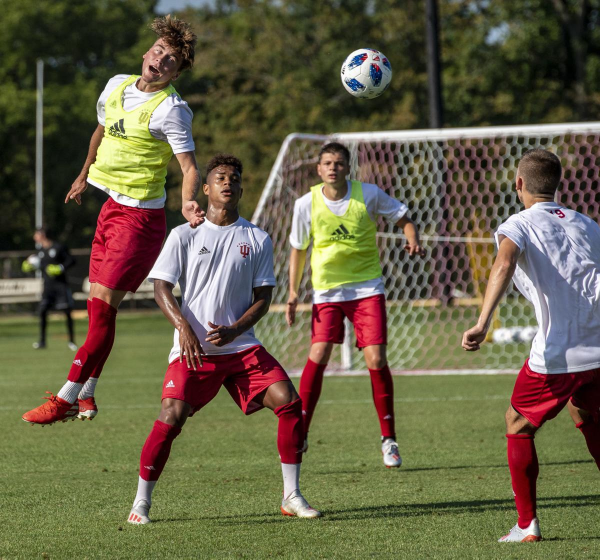
#> input picture Coding_Practice/Libraries/OpenCV/Detection/assets/soccer_practice.jpg, 1200 x 1119 px (shown at 1/2 size)
$ python segmentation.py
#> lines starting #> are read from the running program, lines starting #| are printed output that depends on the picture; after the words box and inside, x2 and y2 are one past the last pixel; in counts of white or black regions, pixels touching at a corner belong together
# Segmentation --> converts image to binary image from src
import numpy as np
import cv2

bw = cv2.imread('Detection/assets/soccer_practice.jpg', 0)
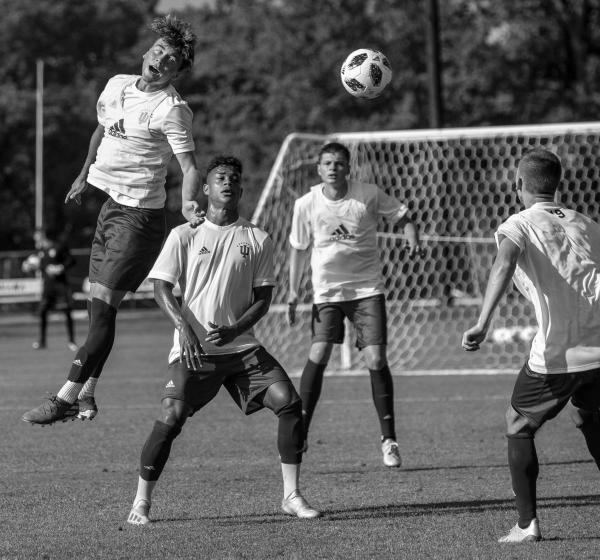
#> bw: shape (1119, 1200) (shown at 1/2 size); min 0, max 255, mean 95.1
bw = cv2.resize(bw, (0,0), fx=0.5,fy=0.5)
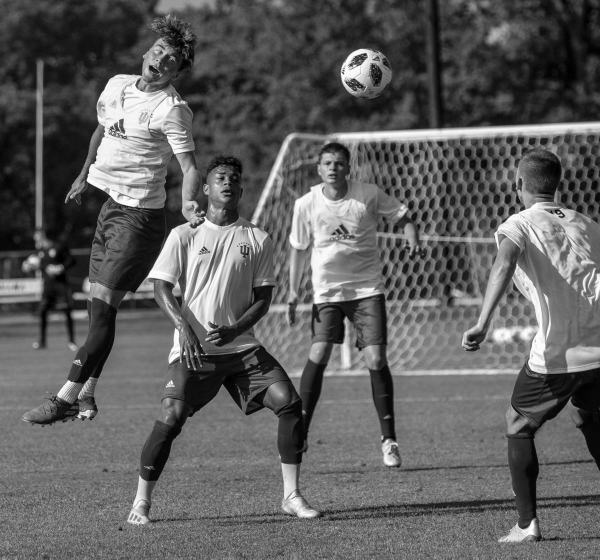
#> bw: shape (560, 600); min 0, max 255, mean 95.2
height, width = bw.shape[0:2]
#> height = 560; width = 600
cv2.imshow("Original BW", bw)

binary = np.zeros([height,width,1], 'uint8')

# set a threshold
threshold = 85

#slow
for row in range(0, height):
    for col in range(0, width):
        binary[row][col] = 255 if bw[row][col] > threshold else 0
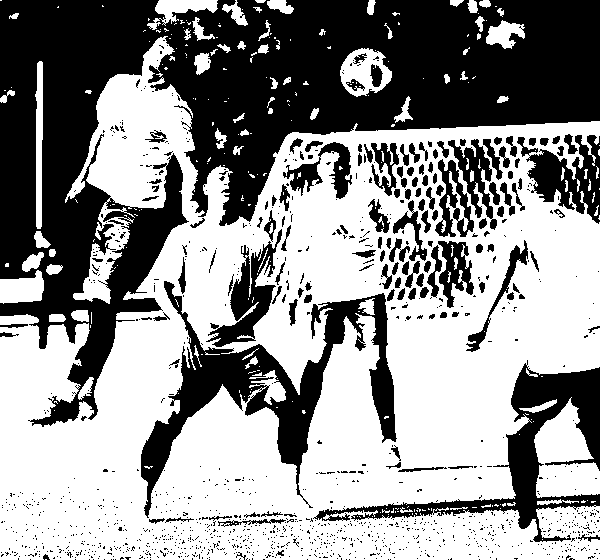
#> binary: shape (560, 600, 1); 57.2% white; 1271 black regions (1135 under 20 px), largest, box (x1, y1, x2, y2) and area: (0, 0, 600, 427) 95138, (141, 281, 397, 518) 14129, (313, 360, 600, 542) 9580
# cv2.imshow("Slow Binary", binary)

# cv2's version
ret, threshold = cv2.threshold(bw, threshold, 255,cv2.THRESH_BINARY)
#> ret = 85
cv2.imshow("thresh", threshold)


# ADAPTIVE THRESHOLD -- works best!!! segment out exactly what you need!
thresh_adapt = cv2.adaptiveThreshold(bw, 255, cv2.ADAPTIVE_THRESH_GAUSSIAN_C, cv2.THRESH_BINARY, 115, 1)
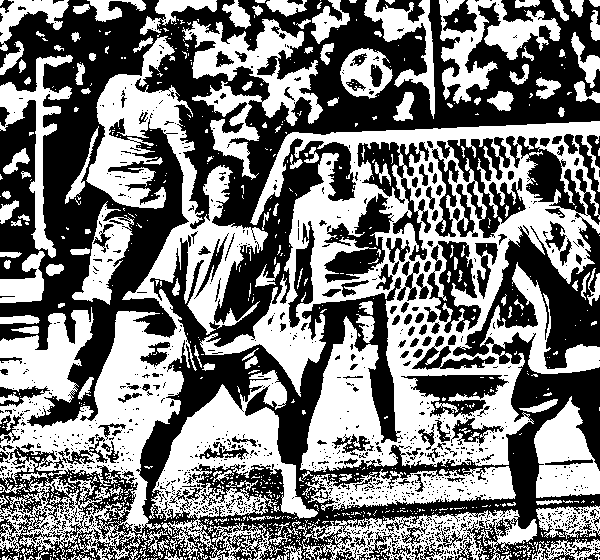
#> thresh_adapt: shape (560, 600); 48.4% white; 913 white regions (768 under 20 px), largest, box (x1, y1, x2, y2) and area: (200, 121, 600, 472) 53467, (0, 36, 268, 560) 39394, (149, 370, 318, 560) 12078
cv2.imshow("Adaptive", thresh_adapt)

cv2.waitKey(0)
cv2.destroyAllWindows()

$ run again, with Coding_Practice/Libraries/OpenCV/Detection/assets/stop_sign.jpg copied over Coding_Practice/Libraries/OpenCV/Detection/assets/soccer_practice.jpg
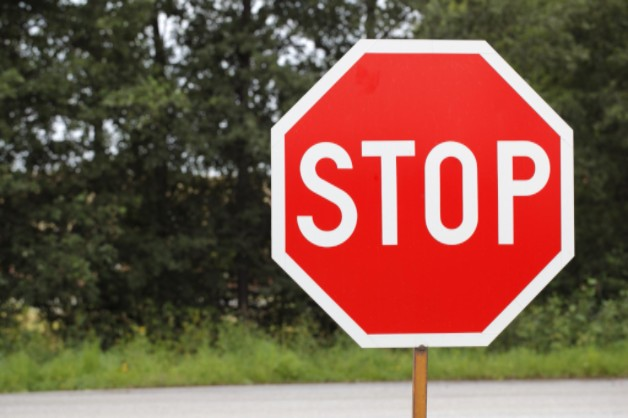
#> input picture Coding_Practice/Libraries/OpenCV/Detection/assets/stop_sign.jpg, 628 x 418 px
#> after the loop `for row in range(0, height):`:
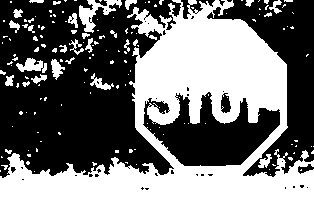
#> binary: shape (209, 314, 1); 46.1% white; 156 white regions (127 under 20 px), largest, box (x1, y1, x2, y2) and area: (0, 0, 314, 209) 27322, (79, 0, 122, 33) 521, (16, 58, 47, 73) 263
#> ret = 85
#> `thresh_adapt = cv2.adaptiveThreshold(bw, 255, cv2.ADAPTIVE_THRESH_GAUS..`:
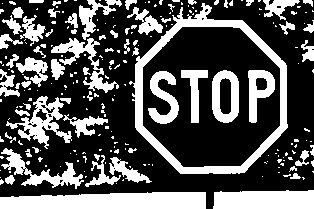
#> thresh_adapt: shape (209, 314); 33% white; 229 white regions (165 under 20 px), largest, box (x1, y1, x2, y2) and area: (129, 3, 288, 174) 3913, (0, 192, 206, 209) 3097, (213, 190, 314, 209) 1787
